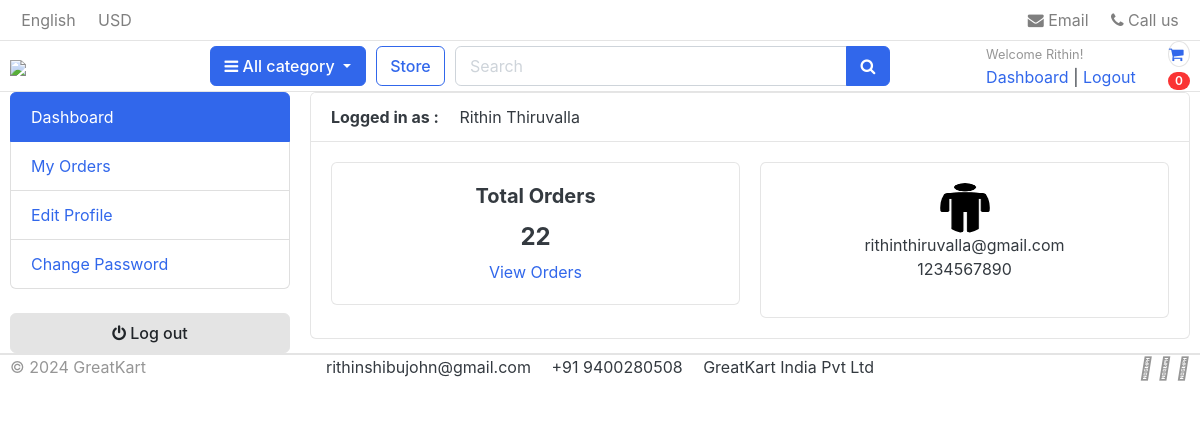
Page /accounts/dashboard/ (signed in) on the earlier database version.
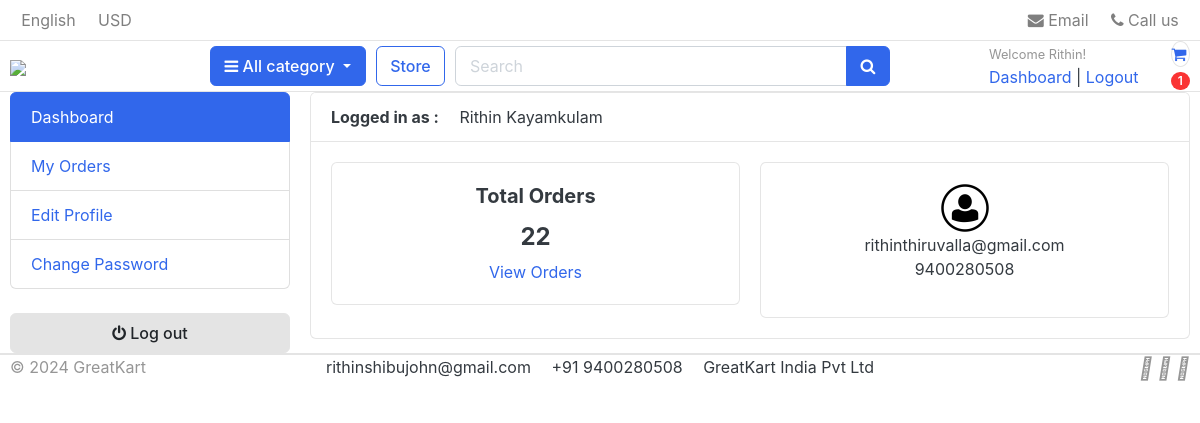
Same page on the later database version.
### accounts/models.py (models this page shows, shortened)
class Account(AbstractBaseUser):
    first_name = models.CharField(max_length=50)
    last_name = models.CharField(max_length=50)
    username = models.CharField(max_length= 50, unique=True)
    email = models.EmailField(max_length=100, unique=True)
    phone_number = models.CharField(max_length=50)
    date_joined = models.DateTimeField(auto_now_add=True)
    last_login = models.DateTimeField(auto_now_add=True)
    is_admin = models.BooleanField(default=False)
    is_staff = models.BooleanField(default=False)
    is_active = models.BooleanField(default=False)
    is_superadmin = models.BooleanField(default=False)
    USERNAME_FIELD = 'email'
    REQUIRED_FIELDS = ['username','first_name','last_name']
    objects = MyAccountManager()
    def full_name(self):
        return f'{self.first_name} {self.last_name}'

class UserProfile(models.Model):
    user = models.OneToOneField(Account, on_delete=models.CASCADE)
    address_line_1 = models.CharField(blank=True, max_length=100)
    address_line_2 = models.CharField(blank=True, max_length=100)
    profile_picture = models.ImageField(blank=True, upload_to='userprofile')
    city = models.CharField(blank=True, max_length=20)
    state = models.CharField(blank=True, max_length=20)
    country = models.CharField(blank=True, max_length=20)

### accounts/views.py (the view)
# urls.py: path('dashboard/', views.dashboard, name='dashboard'),
@login_required(login_url='login')
def dashboard(request):
    orders = Order.objects.order_by('-created_at').filter(user_id=request.user.id, is_ordered=True)
    orders_count = orders.count()
    userprofile = UserProfile.objects.get(user_id=request.user.id)
    context = {
        'orders_count': orders_count,
        'userprofile': userprofile
    }
    return render(request, 'accounts/dashboard.html',context)

### carts/context_processor.py (called while the page is built)
def counter(request):
    cart_count = 0
    if 'admin' in request.path:
        return {}
    else:
        try:
            cart = Cart.objects.filter(cart_id=_cart_id(request))
            if request.user.is_authenticated:
                cart_items = CartItem.objects.all().filter(user=request.user)
            else:
                cart_items = CartItem.objects.all().filter(cart=cart[:1])
            for cart_item in cart_items:
                cart_count +=  cart_item.quantity
        except Cart.DoesNotExist:
            cart_count = 0
    return dict(cart_count=cart_count)

### carts/views.py (called while the page is built)
def _cart_id(request):
    cart = request.session.session_key
    if not cart:
        cart = request.session.create()
    return cart

### category/context_processors.py (called while the page is built)
def menu_links(request):
    links = Category.objects.all()
    return dict(links=links)

### category/models.py (called while the page is built)
    def get_url(self):
        return reverse('products_by_category', args=[self.slug])

### templates/accounts/dashboard.html (shortened to what this page needs)
{% extends 'base.html' %}
{% load static %}
{% block content %}
<section class="section-conten padding-y bg">
    <div class="container">
        <div class="row">
        {% include 'includes/dashboard_sidebar.html' %}
        <main class="col-md-9">
            <article class="card">
            <header class="card-header">
                <strong class="d-inline-block mr-3">Logged in as :</strong>
                <span>{{user.full_name}}</span>
            </header>
            <div class="card-body">
                <div class="row">
                <div class="col-md-6">
                    <div class="card">
                        <div class="card-body" style="text-align: center;">
                            <h5 class="card-title">Total Orders</h5>
                            <h4>{{orders_count}}</h4>
                            <a href="{% url 'my_orders' %}">View Orders</a>
                        </div>
                    </div>
                </div>
                <div class="col-md-6">
                    <div class="card" style="text-align: center;">
                        <div class="card-body">
                            <img src="{{userprofile.profile_picture.url}}" alt="User Profile Picture" width="50" height="50" style="border-radius: 50%;">
                            <p class="mb-0">{{user.email}}</p>
                            <p>{{user.phone_number}}</p>
                        </div>
                    </div>
                </div>
                </div>
            </div>
            </article>
        </main>
    </div>
    </div>
    </section>
{% endblock %}

### templates/includes/navbar.html (shortened to what this page needs)
{% load static %}
<header class="section-header">
    <nav class="navbar p-md-0 navbar-expand-sm navbar-light border-bottom">
    <div class="container">
      <div class="collapse navbar-collapse" id="navbarTop4">
        <ul class="navbar-nav mr-auto">
            <li class="nav-item dropdown">
                 <a href="#" class="nav-link">   English </a>
            </li>
            <li class="nav-item dropdown">
                <a href="#" class="nav-link"> USD </a>
            </li>
        </ul>
        <ul class="navbar-nav">
            <li><a href="#" class="nav-link"> <i class="fa fa-envelope"></i> Email </a></li>
            <li><a href="#" class="nav-link"> <i class="fa fa-phone"></i> Call us </a></li>
        </ul>
      </div>
    </div>
    </nav>
    <section class="header-main border-bottom">
        <div class="container">
    <div class="row align-items-center">
        <div class="col-lg-2 col-md-3 col-6">
            <a href="{% url 'home' %}" class="brand-wrap">
                <img class="logo" src="https://rithinshibujohn.github.io/greatkart/static/images/logo.png">
            </a>
        </div>
        <div class="col-lg col-sm col-md col-6 flex-grow-0">
            <div class="category-wrap dropdown d-inline-block float-right">
                <button type="button" class="btn btn-primary dropdown-toggle" data-toggle="dropdown">
                    <i class="fa fa-bars"></i> All category
                </button>
            </div>
        </div>
        <a href="{% url 'store' %}" class="btn btn-outline-primary">Store</a>
        <div class="col-lg  col-md-6 col-sm-12 col">
            <form action="{% url 'search'%}" class="search" method="GET">
                <div class="input-group w-100">
                    <input type="text" class="form-control" style="width:60%;" placeholder="Search" name="keyword">
                    <div class="input-group-append">
                      <button class="btn btn-primary" type="submit">
                        <i class="fa fa-search"></i>
                      </button>
                    </div>
                </div>
            </form>
        </div>
        <div class="col-lg-3 col-sm-6 col-8 order-2 order-lg-3">
                    <div class="d-flex justify-content-end mb-3 mb-lg-0">
                        {% if user.id is None %}
                        <div class="widget-header">
                            <small class="title text-muted">Welcome guest!</small>
                            <div>
                                <a href="{% url 'login' %}">Sign in</a> <span class="dark-transp"> | </span>
                                <a href="{% url 'register' %}"> Register</a>
                            </div>
                        </div>
                        {% else %}
                        <div class="widget-header">
                            <small class="title text-muted">Welcome {{ user.first_name }}!</small>
                            <div>
                                <a href="{% url 'dashboard' %}">Dashboard</a> <span class="dark-transp"> | </span>
                                <a href="{% url 'logout' %}"> Logout</a>
                            </div>
                        </div>
                        {% endif %}
                        <a href="{% url 'cart' %}" class="widget-header pl-3 ml-3">
                            <div class="icon icon-sm rounded-circle border"><i class="fa fa-shopping-cart"></i></div>
                            <span class="badge badge-pill badge-danger notify">{{cart_count}}</span>
                        </a>
                    </div>
                </div>
    </div>
        </div>
    </section>
    </header>

Differences in the rows shown:
changed Account "rithinthiruvalla@gmail.com": full_name "Rithin Thiruvalla" → "Rithin Kayamkulam"; phone_number "1234567890" → "9400280508"
changed UserProfile: profile_picture: a different picture
Other differences:
{{ cart_count }}: "0" → "1"
